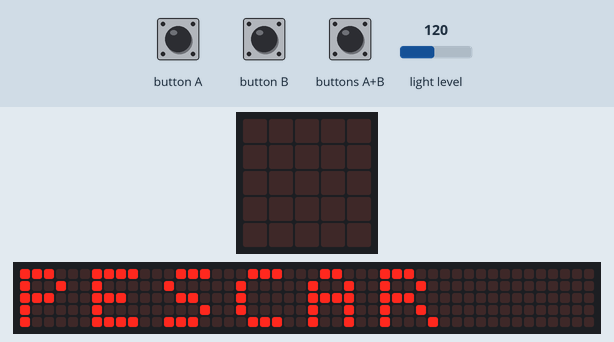
A program run on a simulated BBC micro:bit (MakeCode). Shown: the board's 5×5 LED display, a strip that is not on the board, showing the scrolling text unrolled. The test bench sets the inputs (shaded band); at power-on: light level 120. Random numbers come from a fixed seed; the 48×5 strip is a reading aid, not a part: it shows the text the display is scrolling, unrolled, one strip-width of it at a time.

Above: at 6.1 s.
7.6 s: button B pressed for 0.15 s
At 8.4 s:
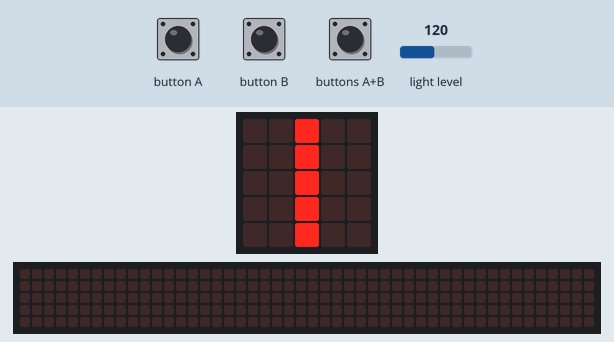
At 10.5 s:
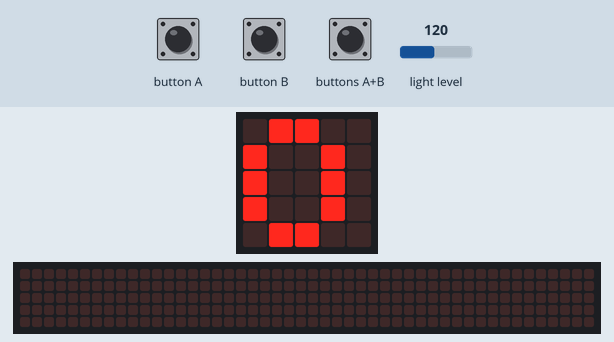
10.7 s: button A pressed for 0.15 s
At 13.37 s:
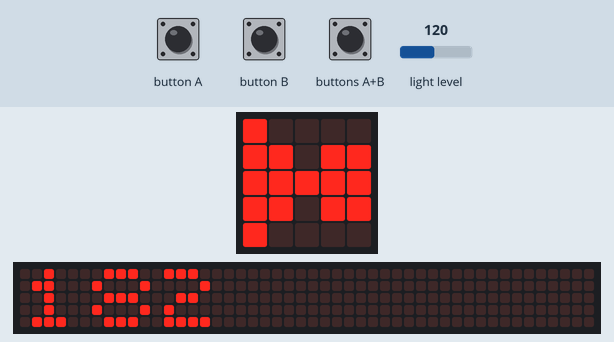
13.8 s: buttons A+B pressed for 0.15 s
14.5 s: button A pressed for 0.15 s
15.2 s: button A pressed for 0.15 s
15.9 s: button A pressed for 0.15 s
At 20.2 s:
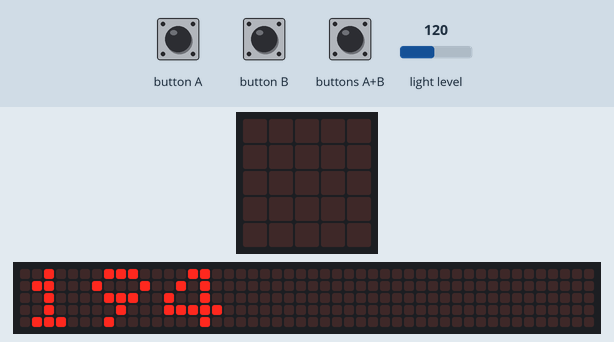

Measured:
- after the input at 7.6 s, the display: changes after 0.15 s (image 1)
- what the display in image 1 shows lasts 2.4 s, from 7.8 s to 10.2 s

The program:

main.ts
```typescript
function CUANDO_ME_QUEDO_SIN_CORVINAS () {
    if (CORVINAS_SIN_PESCAR == 0) {
        basic.showLeds(`
            # . . . .
            # # . # #
            # # # # #
            # # . # #
            # . . . .
            `)
        basic.pause(2000)
        basic.clearScreen()
    }
}
function CUANDO_ME_QUEDO_SIN_BESUGOS () {
    if (BESUGOS_SIN_PESCAR == 0) {
        basic.showLeds(`
            # . . . .
            # # . # #
            # # # # #
            # # . # #
            # . . . .
            `)
        basic.pause(2000)
        basic.clearScreen()
    }
}
function CONTAR_CUANDO_ME_QUEDO_SIN_ANGUILAS () {
    if (ANGUILAS_SIN_PESCAR >= 1) {
        basic.showNumber(RONDAS_DE_PESCA)
        basic.pause(2000)
        basic.clearScreen()
    } else {
        basic.showLeds(`
            . . # . .
            . . # . .
            . . # . .
            . . # . .
            . . # . .
            `)
        basic.pause(2000)
        basic.clearScreen()
    }
}
input.onButtonPressed(Button.A, function () {
    ANGUILAS = randint(1, input.lightLevel())
    BESUGOS = randint(1, input.lightLevel())
    CORVINAS = randint(1, input.lightLevel())
    ANGUILAS_SIN_PESCAR = PECES_TOTALES_DE_CADA_ESPECIE - ANGUILAS
    BESUGOS_SIN_PESCAR = PECES_TOTALES_DE_CADA_ESPECIE - BESUGOS
    CORVINAS_SIN_PESCAR = PECES_TOTALES_DE_CADA_ESPECIE - CORVINAS
})
input.onButtonPressed(Button.AB, function () {
    CONTAR_CUANDO_ME_QUEDO_SIN_ANGUILAS()
    CUANDO_ME_QUEDO_SIN_BESUGOS()
    CUANDO_ME_QUEDO_SIN_CORVINAS()
})
input.onButtonPressed(Button.B, function () {
    if (RONDAS_DE_PESCA == 0) {
        basic.showLeds(`
            . . # . .
            . . # . .
            . . # . .
            . . # . .
            . . # . .
            `)
        basic.pause(2000)
        if (ANGUILAS_SIN_PESCAR <= 0) {
            basic.showNumber(0)
        } else {
            basic.showNumber(ANGUILAS_SIN_PESCAR)
        }
        basic.clearScreen()
        basic.showLeds(`
            # . . . .
            # # . # #
            # # # # #
            # # . # #
            # . . . .
            `)
        basic.pause(2000)
        if (BESUGOS_SIN_PESCAR <= 0) {
            basic.showNumber(0)
        } else {
            basic.showNumber(BESUGOS_SIN_PESCAR)
        }
        basic.clearScreen()
        basic.showLeds(`
            . . . . .
            # . . # .
            # # # # #
            # . . # .
            . . . . .
            `)
        basic.pause(2000)
        if (CORVINAS_SIN_PESCAR <= 0) {
            basic.showNumber(0)
        } else {
            basic.showNumber(CORVINAS_SIN_PESCAR)
        }
        basic.clearScreen()
        RONDAS_DE_PESCA += 1
    } else {
        DETERMINAR_PECES_EN_EL_RIO()
        basic.showLeds(`
            . . # . .
            . . # . .
            . . # . .
            . . # . .
            . . # . .
            `)
        basic.pause(2000)
        if (ANGUILAS_SIN_PESCAR <= 0) {
            basic.showNumber(0)
        } else {
            basic.showNumber(ANGUILAS_SIN_PESCAR)
        }
        basic.clearScreen()
        basic.showLeds(`
            # . . . .
            # # . # #
            # # # # #
            # # . # #
            # . . . .
            `)
        basic.pause(2000)
        if (BESUGOS_SIN_PESCAR <= 0) {
            basic.showNumber(0)
        } else {
            basic.showNumber(BESUGOS_SIN_PESCAR)
        }
        basic.clearScreen()
        basic.showLeds(`
            . . . . .
            # . . # .
            # # # # #
            # . . # .
            . . . . .
            `)
        basic.pause(2000)
        if (CORVINAS_SIN_PESCAR <= 0) {
            basic.showNumber(0)
        } else {
            basic.showNumber(CORVINAS_SIN_PESCAR)
        }
        basic.clearScreen()
        RONDAS_DE_PESCA += 1
    }
})
function DETERMINAR_PECES_EN_EL_RIO () {
    ANGUILAS_SIN_PESCAR = ANGUILAS_SIN_PESCAR - ANGUILAS
    BESUGOS_SIN_PESCAR = BESUGOS_SIN_PESCAR - BESUGOS
    CORVINAS_SIN_PESCAR = CORVINAS_SIN_PESCAR - CORVINAS
}
let CORVINAS = 0
let BESUGOS = 0
let ANGUILAS = 0
let ANGUILAS_SIN_PESCAR = 0
let BESUGOS_SIN_PESCAR = 0
let CORVINAS_SIN_PESCAR = 0
let PECES_TOTALES_DE_CADA_ESPECIE = 0
let RONDAS_DE_PESCA = 0
RONDAS_DE_PESCA = 0
PECES_TOTALES_DE_CADA_ESPECIE = 255
basic.showString("PESCAR")
```

test.ts
```typescript
// aquí va el archivo "tests"; esto no se compilará cuando este paquete se utilice como una extensión.
```
